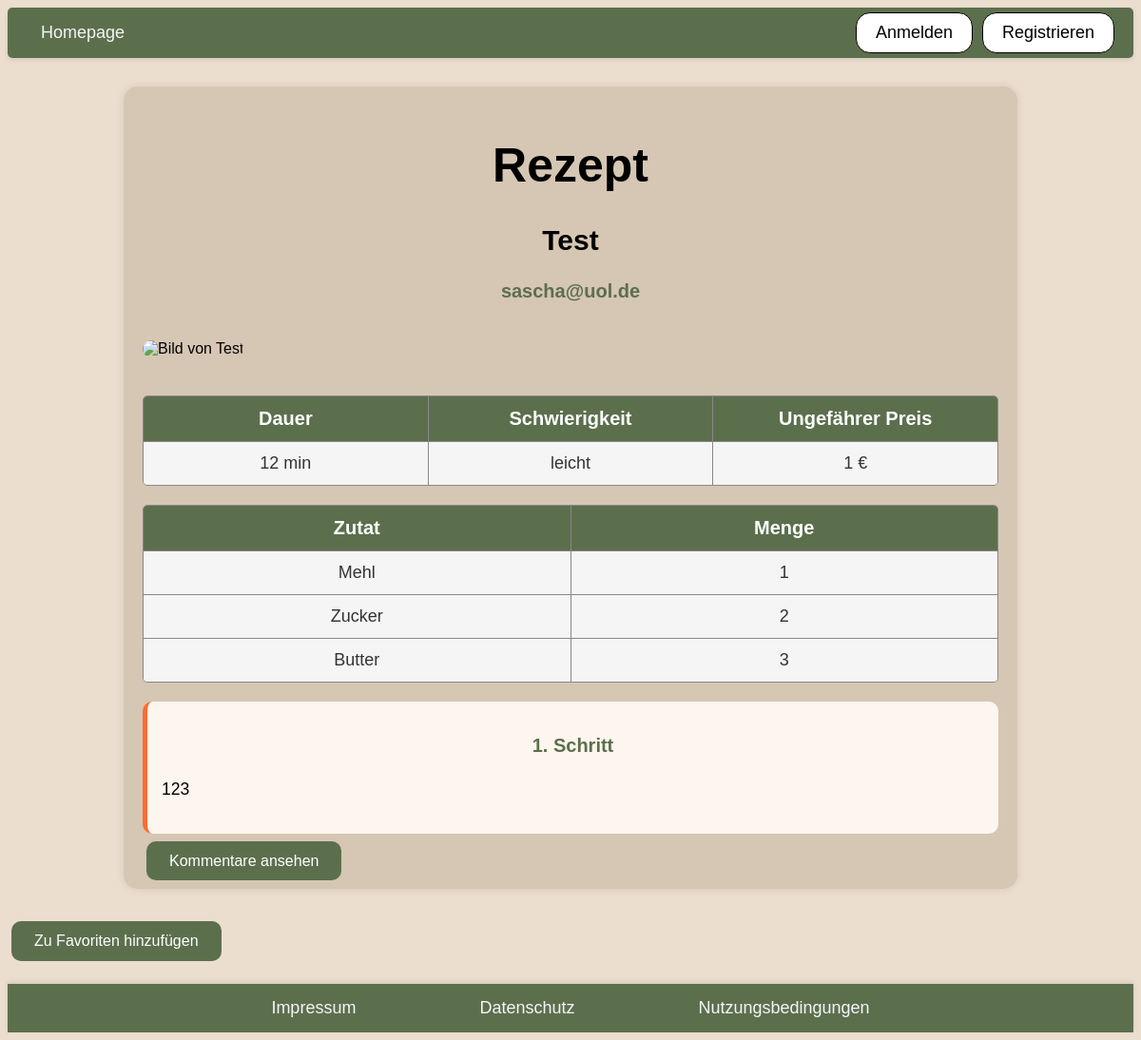
The page /rezept.php?id=6 on the database as committed earlier.
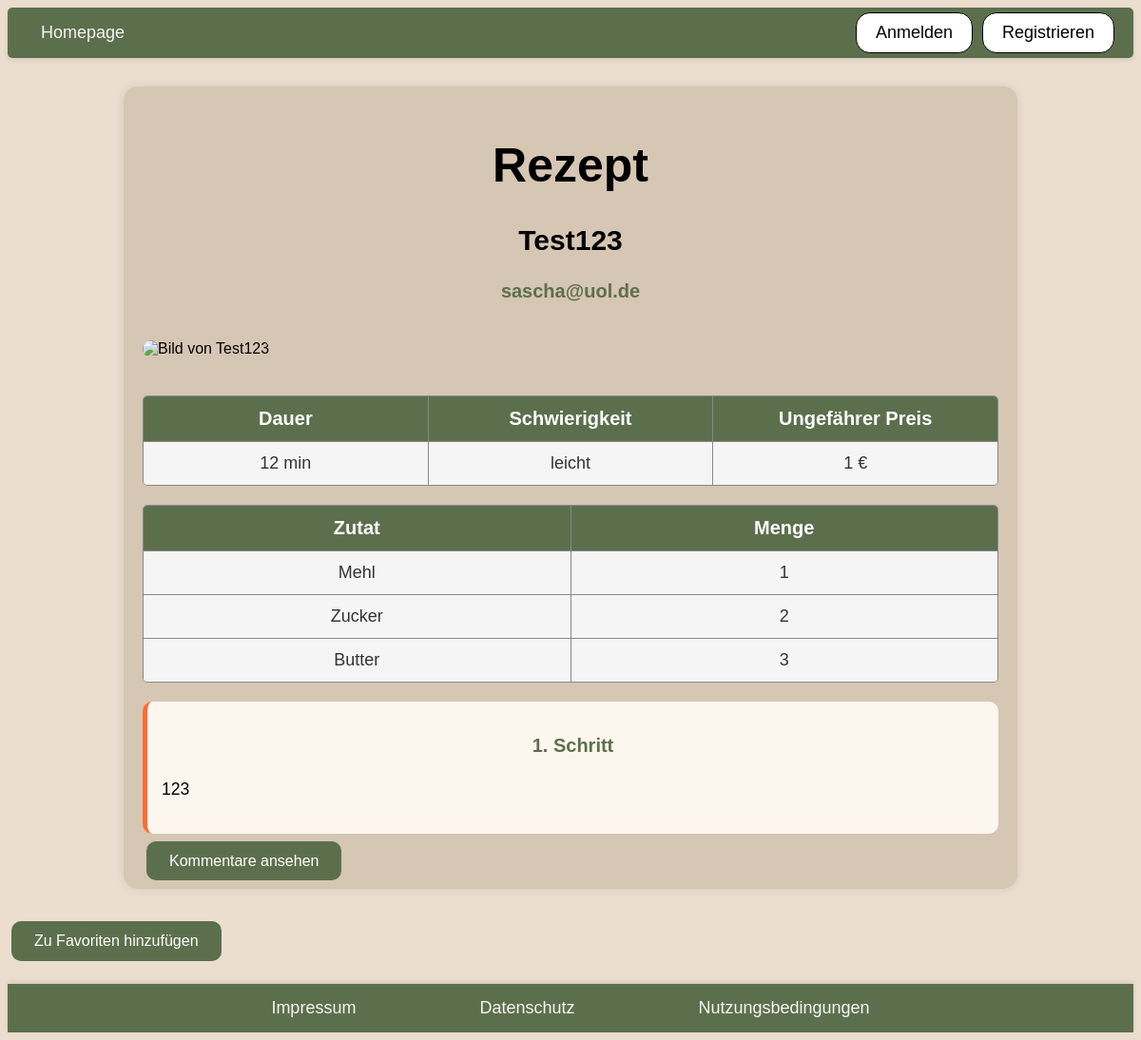
The same page on the database as committed later.
### tables this page shows
CREATE TABLE rezept (
                        id INTEGER PRIMARY KEY AUTOINCREMENT,
                        titel TEXT,
                        email TEXT,
                        kurzbeschreibung TEXT,
                        dauer INTEGER,
                        schwierigkeit TEXT,
                        preis REAL,
                        zutaten TEXT,
                        menge TEXT,
                        anleitung TEXT,
                        bild BLOB,
                        datum text
                    );

### rezept.php (called while the page is built, shortened)
<?php
require_once "php/controller/RezeptController.php";
$rezeptController = new RezeptController();
$entry = $rezeptController->readEntry();
require_once "php/view/RezeptEintrag-show.php";

### php/model/RezeptPDOSQLite.php (called while the page is built, shortened)
<?php
require_once "RezeptEintrag.php";
class RezeptPDOSQLite implements RezeptDAO
{
    private static $instance = null;
    public static function getInstance()
    {
        if (self::$instance === null) {
            self::$instance = new RezeptPDOSQLite();
        }
        return self::$instance;
    }
    public function readEntry($id){
        try{
            $db = $this->getConnection();
            return $this->getEntry($id, $db);
        } catch (PDOException $exc) {
            throw new InternalErrorException();
        }
    }
    public function getEntry($id, $db){
        try {
            $sql = "SELECT * FROM rezept WHERE id=:id LIMIT 1";
            $command = $db->prepare($sql);
            if (!$command->execute([":id" => $id])) {
                throw new InternalErrorException();
            }
            $result = $command->fetchAll();
            $entry = $result[0];
            return new RezeptEintrag(
            $entry["id"],
            $entry["titel"],
            $entry["email"],
            $entry["kurzbeschreibung"],
            $entry["dauer"],
            $entry["schwierigkeit"],
            $entry["preis"],
            $entry["zutaten"],
            $entry["menge"],
            $entry["anleitung"],
            $entry["bild"],
            $entry["datum"]
        );
        } catch (PDOException $exc) {
            throw new InternalErrorException();
        }
    }
    private function getConnection()
    {
        try {
            $user = 'root';
            $pw = null;
            $dsn = 'sqlite:db/rezept.db';
            $db = new PDO($dsn, $user, $pw);
            $db->exec("PRAGMA foreign_keys = ON;");
            return $db;
        } catch (PDOException $e) {
            throw new InternalErrorException();
        }
    }
}

### php/model/Rezept.php (called while the page is built, shortened)
<?php
require_once "php/model/RezeptPDOSQLite.php";
class Rezept{
    public static function getInstance(){
        return RezeptPDOSQLite::getInstance();
    }
}
?>

### php/controller/RezeptController.php (called while the page is built, shortened)
<?php
require_once "php/model/RezeptEintrag.php";
require_once "php/model/Rezept.php";
class RezeptController
{
    public function readEntry()
    {
        try {
            $id = intval($_GET["id"]);
            $rezept = Rezept::getInstance();
            $entry = $rezept->readEntry($id);
            return $entry;
        } catch (MissingEntryException $exc) {
            $this->handleMissingEntryException();
        } catch (InternalErrorException $exc) {
            $this->handleInternalErrorException();
        }
    }
}

### php/model/RezeptEintrag.php (called while the page is built, shortened)
<?php
class RezeptEintrag
{
    private $id;
    private $titel;
    private $email;
    private $dauer;
    private $schwierigkeit;
    private $preis;
    private $zutaten = [];
    private $anleitung;
    public function __construct($id, $titel, $email, $kurzbeschreibung, $dauer, $schwierigkeit, $preis, $zutaten, $menge, $anleitung, $bild, $datum)
    {
        $this->id = $id;
        $this->titel = $titel;
        $this->email = $email;
        $this->dauer = $dauer;
        $this->schwierigkeit = $schwierigkeit;
        $this->preis = $preis;
        $this->zutaten = is_array($zutaten) ? $zutaten : explode(',', $zutaten);
        $this->anleitung = $anleitung;
    }
    public function getId()
    {
        return $this->id;
    }
    public function getTitel()
    {
        return $this->titel;
    }
    public function getEmail()
    {
        return $this->email;
    }
    public function getDauer()
    {
        return $this->dauer;
    }
    public function getSchwierigkeit()
    {
        return $this->schwierigkeit;
    }
    public function getPreis()
    {
        return $this->preis;
    }
    public function getZutaten()
    {
        return $this->zutaten;
    }
    public function getAnleitung()
    {
        return $this->anleitung;
    }
}

### php/view/rezeptEintrag-show.php (the view, shortened to what the changed rows need)
<?php
require_once "php/include/head.php";
?>
<body>
    <main class="rezept-container">
        <h1>Rezept</h1>
        <h2>
            <?= htmlspecialchars($entry->getTitel()) ?>
        </h2>
        <h3>
            <?= htmlspecialchars($entry->getEmail()) ?>
        </h3>
        <img
            src="rezeptBild.php?id=<?= urlencode($entry->getId()) ?>"
            alt="Bild von <?= htmlspecialchars($entry->getTitel()) ?>"
            title="<?= htmlspecialchars($entry->getTitel()) ?>"
            class="rezept-bild" />
        <div class="table-container info-table">
            <div class="table-header">
            </div>
            <div class="table-row">
                <div class="table-cell"><?= htmlspecialchars($entry->getDauer()) ?> min</div>
                <div class="table-cell"><?= htmlspecialchars($entry->getSchwierigkeit()) ?></div>
                <div class="table-cell"><?= htmlspecialchars($entry->getPreis()) ?> €</div>
            </div>
        </div>
        <?php
        $zutatenArr = $entry->getZutaten();
        ?>
        <div class="table-container">
            <div class="table-header">
            </div>
            <?php for ($i = 0; $i < count($zutatenArr); $i++): ?>
                <div class="table-row">
                </div>
            <?php endfor; ?>
        </div>
        <div class="rezept-schritt">
            <h3>1. Schritt</h3>
            <p>
                <?= htmlspecialchars($entry->getAnleitung()) ?>
            </p>
        </div>
        <a href="kommentare.php?id=<?= urlencode($entry->getId()) ?>" class="rezept-button">Kommentare ansehen </a>
    </main>
</body>
</html>

Rows that differ between the two databases and show on the page:
changed rezept "sascha@uol.de": titel "Test" → "Test123"
